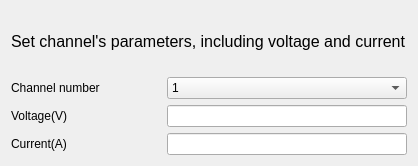
            <widget class="QWidget" name="tab_E36312A_set_parameter">
             <attribute name="title">
              <string>Set parameter</string>
             </attribute>
             <layout class="QFormLayout" name="formLayout_22">
              <item row="0" column="0" colspan="2">
               <widget class="QLabel" name="label_87">
                <property name="minimumSize">
                 <size>
                  <width>0</width>
                  <height>60</height>
                 </size>
                </property>
                <property name="font">
                 <font>
                  <family>Arial</family>
                  <pointsize>12</pointsize>
                  <weight>50</weight>
                  <italic>false</italic>
                  <bold>false</bold>
                 </font>
                </property>
                <property name="styleSheet">
                 <string notr="true">font: 12pt &quot;Arial&quot;;</string>
                </property>
                <property name="text">
                 <string>Set channel's parameters, including voltage and current</string>
                </property>
               </widget>
              </item>
              <item row="1" column="0">
               <widget class="QLabel" name="label_88">
                <property name="minimumSize">
                 <size>
                  <width>150</width>
                  <height>0</height>
                 </size>
                </property>
                <property name="maximumSize">
                 <size>
                  <width>200</width>
                  <height>16777215</height>
                 </size>
                </property>
                <property name="text">
                 <string>Channel number</string>
                </property>
               </widget>
              </item>
              <item row="1" column="1">
               <widget class="QComboBox" name="comboBox_E36312A_set_parameter_channel">
                <property name="sizeAdjustPolicy">
                 <enum>QComboBox::AdjustToContentsOnFirstShow</enum>
                </property>
                <item>
                 <property name="text">
                  <string>1</string>
                 </property>
                </item>
                <item>
                 <property name="text">
                  <string>2</string>
                 </property>
                </item>
                <item>
                 <property name="text">
                  <string>3</string>
                 </property>
                </item>
               </widget>
              </item>
              <item row="2" column="0">
               <widget class="QLabel" name="label_89">
                <property name="minimumSize">
                 <size>
                  <width>150</width>
                  <height>0</height>
                 </size>
                </property>
                <property name="maximumSize">
                 <size>
                  <width>200</width>
                  <height>16777215</height>
                 </size>
                </property>
                <property name="text">
                 <string>Voltage(V)</string>
                </property>
               </widget>
              </item>
              <item row="2" column="1">
               <widget class="QLineEdit" name="lineEdit_E36312A_set_parameter_voltage"/>
              </item>
              <item row="3" column="0">
               <widget class="QLabel" name="label_150">
                <property name="minimumSize">
                 <size>
                  <width>150</width>
                  <height>0</height>
                 </size>
                </property>
                <property name="maximumSize">
                 <size>
                  <width>200</width>
                  <height>16777215</height>
                 </size>
                </property>
                <property name="text">
                 <string>Current(A)</string>
                </property>
               </widget>
              </item>
              <item row="3" column="1">
               <widget class="QLineEdit" name="lineEdit_E36312A_set_parameter_current"/>
              </item>
             </layout>
            </widget>
